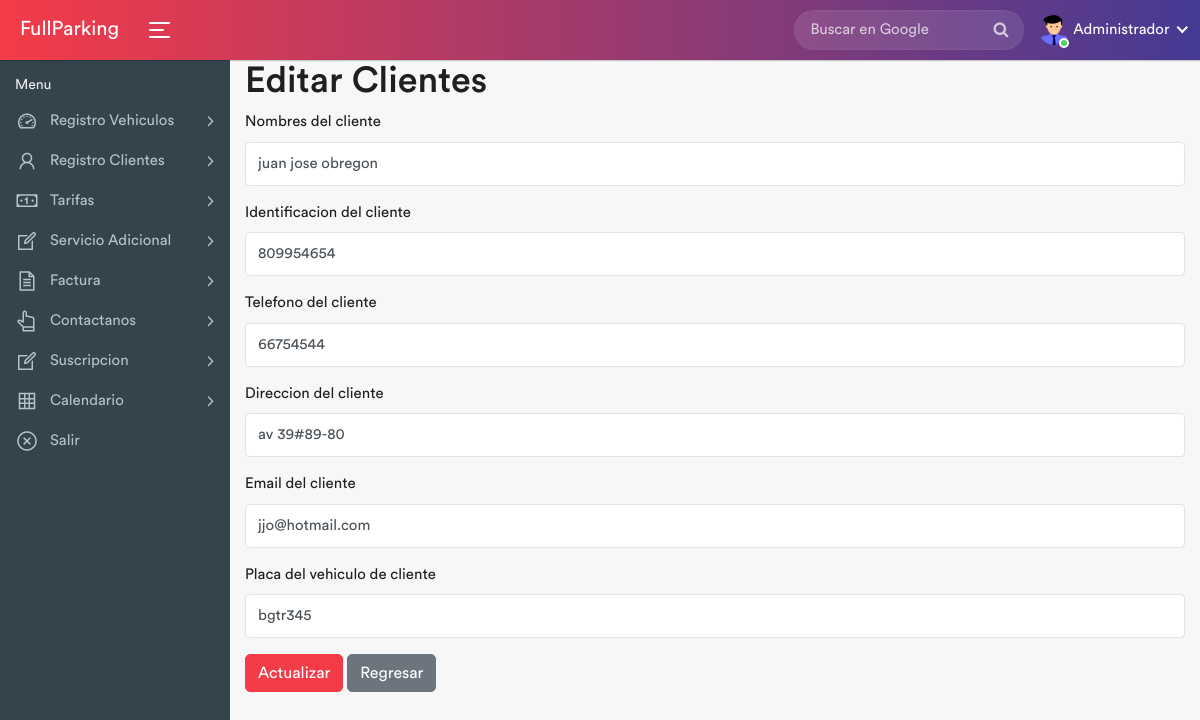
The page /editar.php?id=23 (signed in) on the database its author committed.
### tables this page shows
CREATE TABLE `clientes` (
  `Id_cliente` int(20) NOT NULL,
  `Nombre` varchar(60) NOT NULL,
  `Identificacion` int(20) NOT NULL,
  `Telefono` int(20) NOT NULL,
  `Direccion` varchar(45) NOT NULL,
  `Email` varchar(50) NOT NULL,
  `Placa_vehiculo` varchar(11) NOT NULL
);

### editar.php (the view, shortened to what this page needs)
<?php
include_once "./vistas/encabezado.php";
$mysqli=include_once "./database/conexion.php";
$Id_cliente =$_GET["id"];
$resultadoQuery=$mysqli->prepare("SELECT Id_cliente,
Nombre,
Identificacion,
Telefono,
Direccion,
Email,
Placa_vehiculo
FROM clientes WHERE Id_cliente=? ");
$resultadoQuery->bind_param("i",$Id_cliente);
$resultadoQuery-> execute();
$resultadoData=$resultadoQuery->get_result();
$infoCliente=$resultadoData->fetch_assoc();
?>
<div class="container">
<div class="row">
    <div class="col-12">
        <h1>Editar Clientes</h1>
        <form action="actualizar.php" method="POST">
            <div class="mb-3">
            <label for="nombre" class="form-label">Nombres del cliente</label>
            <input type="text" class="form-control" value="<?php echo $infoCliente["Nombre"] ?>" name="nombre" id="nombre" placeholder="Ingrese los nombres del cliente">
            </div>
            <div class="mb-3">
            <div class="mb-3">
            <label for="identificacion" class="form-label">Identificacion del cliente</label>
            <input type="text" class="form-control" name="identificacion" id="identificacion" value="<?php echo $infoCliente["Identificacion"] ?>"  placeholder="Ingrese numero de identificacion del cliente">
            </div>
            <div class="mb-3">
            <label for="telefono" class="form-label">Telefono del cliente</label>
            <input type="text" class="form-control" name="telefono" id="telefono" value="<?php echo $infoCliente["Telefono"] ?>"  placeholder="Ingrese el numero de telefono del cliente">
            </div>
            <div class="mb-3">
            <label for="direccion" class="form-label">Direccion del cliente</label>
            <input type="text" class="form-control" name="direccion" id="direccion" value="<?php echo $infoCliente["Direccion"] ?>"  placeholder="Ingrese direccion del cliente">
            </div>
            <div class="mb-3">
            <label for="email" class="form-label">Email del cliente</label>
            <input type="email" class="form-control" name="email" id="email" value="<?php echo $infoCliente["Email"] ?>"  placeholder="Ingrese el email del cliente">
            </div>
            <label for="placavehiculo" class="form-label">Placa del vehiculo de cliente</label>
            <input type="text" class="form-control" name="placavehiculo" id="placavehiculo" value="<?php echo $infoCliente["Placa_vehiculo"] ?>"  placeholder="Ingrese los apellidos del cliente">
            </div>
            <div class="mb-3">
            <button class="btn btn-primary account-btn">Actualizar</button>
            <a class="btn btn-secondary" href="listar.php">Regresar</a>
            </div>
        </form>
    </div>
</div>
</div>
<?php include_once "./vistas/pie.php" ?>

### rows shown on the page
clientes: nombre "juan jose obregon", identificacion "809954654", telefono "66754544", direccion "av 39#89-80", email "jjo@hotmail.com", placavehiculo "bgtr345"
